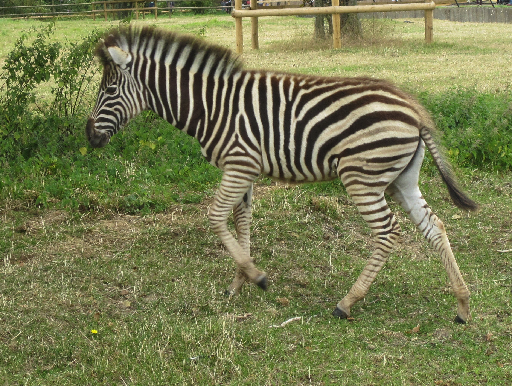
#> input picture Images/Chapter1/Input/Zebra.png, 512 x 386 px, found by its file name
$ python SobelOperator.py
#> lines starting #> are read from the running program, lines starting #| are printed output that depends on the picture
### ExamplesPython_3.6/Modules/ImageUtilities.py
'''
Feature Extraction and Image Processing
Mark S. Nixon & Alberto S. Aguado
http://www.southampton.ac.uk/~msn/book/
ImageUtilities: Helper module to support image read, create, show and write
                Uses PIL and numpy to work with arrays containing image data
'''

# Image load by using PIL
from PIL import Image

# Array to store image data
from numpy import array, zeros, amax, amin, clip

# Read an image returning an array with 3 color components
# [8 lines left out: function imageReadRGB, not called in this run]

# Read an image returning an array with 1 component
def imageReadL(fileName):
#> called with fileName = '../../Images/Chapter4/Input/Zebra.png'
    inputImage = Image.open(fileName)
#> inputImage is the input picture: PIL image 512x386 RGBA; mean R, G, B, A 119.5, 123.4, 80.6, 255
    width, height = inputImage.size
#> width = 512; height = 386

    inputArray = array(inputImage)
    outputArray = zeros((height, width), dtype='uint8')

    # Combine pixel values, for each row and column
    for y in range(0, height):
        for x in range(0, width):
            rgb = inputArray[y,x]
            outputArray[y,x] = (int(rgb[0]) + int(rgb[1]) + int(rgb[2])) / 3
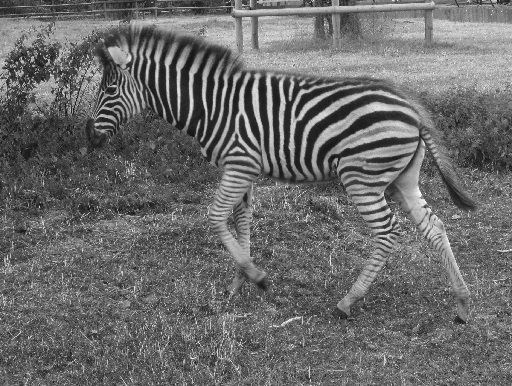
#> outputArray: shape (386, 512); min 10, max 255, mean 107.5

    return outputArray, width, height

# Save a image containing float as a gray level image
# [37 lines left out: functions imageSaveF, imageSaveL, imageSaveRGB, createImageRGB, not called in this run]

# Create a zero array with a color components
def createImageL(width, height):
    outputArray = zeros((height, width), dtype='uint8')

    return outputArray

# Create a zero array two float components
# [10 lines left out: functions createImageUV, createImage2I, not called in this run]

# Create a zero array with float components
def createImageF(width, height, numComponents = 1):
    if numComponents == 1:
        outputArray = zeros((height, width), dtype='float')
    else:
        outputArray = zeros((height, width, numComponents), dtype='float')

    return outputArray

# Create a multidimensional dimensional array
# [83 lines left out: functions createImageNF, createImageFromDataF, createScaleImageL, scaleImageL, createVectorFromDataF, createVectorF and 2 more, not called in this run]

# Show an array containing image data
def showImageL(image):
    # Create output and show
    outputImage = Image.fromarray(image, 'L')
    outputImage.show()

# Show an array containing image data
def showImageF(image, maxScale = 1):
    height = len(image)
    width = len(image[0])

    maximum = amax(image)
    minimum = amin(image)

    # Create a gray level image for display
    outputArray = createImageL(width, height)

    # Scale the float values into gray scale values
    for y in range(0, height):
        for x in range(0, width):
            if maximum != minimum:
                outputArray[y,x] = clip( 255.0 * (image[y,x]*maxScale - minimum) / (maximum - minimum), 0, 255.0)
            else:
                outputArray[y,x] = image[y,x]

    # Create output and show
    outputImage = Image.fromarray(outputArray, 'L')
    outputImage.show()

### ExamplesPython_3.6/Modules/ConvolutionUtilities.py
'''
Feature Extraction and Image Processing
Mark S. Nixon & Alberto S. Aguado
http://www.southampton.ac.uk/~msn/book/
ConvolutionUtilities: Helper module to apply convolutions. Functions to create kernels and perform convolutions
'''

# Images
from ImageUtilities import createImageF, createImageL
from ImagePropertiesUtilities import imageMaxMin

# Math and iteration
from math import exp, pow, factorial, sqrt, atan2
from timeit import itertools

# Generate a Gaussian kernel
# [11 lines left out: function createGaussianKernel, not called in this run]

# Create a Sobel kernel k
def createSobelKernel(kenrelSize):

    sobelX = createImageF(kenrelSize, kenrelSize)
    sobelY = createImageF(kenrelSize, kenrelSize)

    # Create kernel
    for x,y in itertools.product(range(0, kenrelSize), range(0, kenrelSize)):

        # Smooth
        smoothX = factorial(kenrelSize - 1) / (factorial(kenrelSize - 1 - x) * factorial(x))
        smoothY = factorial(kenrelSize - 1) / (factorial(kenrelSize - 1 - y) * factorial(y))

        # Pascal
        if ( kenrelSize - 2 - x >= 0):
            p1X = factorial(kenrelSize - 2) / (factorial(kenrelSize - 2 - x) * factorial(x))
        else:
            p1X = 0

        if ( kenrelSize - 2 - y >= 0):
            p1Y = factorial(kenrelSize - 2) / (factorial(kenrelSize - 2 - y) * factorial(y))
        else:
            p1Y = 0

        # Pascal shift to the right
        xp = x - 1
        if ( kenrelSize - 2 - xp >= 0 and xp >= 0):
            p2X = factorial(kenrelSize - 2) / (factorial(kenrelSize - 2 - xp) * factorial(xp))
        else:
            p2X = 0

        yp = y - 1
        if ( kenrelSize - 2 - yp >= 0 and yp >= 0):
            p2Y = factorial(kenrelSize - 2) / (factorial(kenrelSize - 2 - yp) * factorial(yp))
        else:
            p2Y = 0

        # Sobel
        sobelX[y,x] = smoothX * (p1Y - p2Y)
        sobelY[y,x] = smoothY * (p1X - p2X)

    return sobelX, sobelY

# Create a Laplacian kernel
# [147 lines left out: functions createLaplacianKernel, applyKernel, applyKernelF, applyKernelMA, not called in this run]

### ExamplesPython_3.6/Modules/ImageOperatorsUtilities.py
'''
Feature Extraction and Image Processing
Mark S. Nixon & Alberto S. Aguado
http://www.southampton.ac.uk/~msn/book/
ImageOperatorsUtilities: Helper module to process an image
'''

# Images
from ImageUtilities import createImageF, createImageL, createVectorI
from ConvolutionUtilities import createGaussianKernel, createSobelKernel, applyKernelF, applyKernelMA

# Array to store image data
from numpy import amax

# Math
from math import log, pi, sin, cos

# Iteration
from timeit import itertools

# Create a log of an array containing float data
# [31 lines left out: functions imageLogF, computeHistogram, not called in this run]

# Return byte thresholded image
def thresholdImage(inputImage, threshold, binary = True):

    height = len(inputImage)
    width = len(inputImage[0])

    # Create images to store the result
    outputImage = createImageL(width, height)

    # Set the pixels in the output image according to the accumulate histogram
    for x,y in itertools.product(range(0, width), range(0, height)):

        if inputImage[y,x] > threshold:
            if binary:
                outputImage[y,x] = 255
            else:
                outputImage[y,x] = inputImage[y,x]
        else:
            outputImage[y,x] = 0

    return outputImage


# Apply Canny operator to an image
# [127 lines left out: function applyCannyEdgeDetector, not called in this run]

### ExamplesPython_3.6/Modules/PlotUtilities.py
'''
Feature Extraction and Image Processing
Mark S. Nixon & Alberto S. Aguado
http://www.southampton.ac.uk/~msn/book/
PlotUtilities: Helper module to show plots of image data
          Uses numpy  and matplotlib to work with arrays and plots
'''

# Math functions
import math

# Array to store data
import numpy as np

# Array to store image data
from numpy import zeros

# Plot functions
import matplotlib.pyplot as plt
import matplotlib.ticker as ticker

# Two alternative ways to import Axes3D.
import importlib
importlib.import_module('mpl_toolkits.mplot3d').Axes3D
#from mpl_toolkits.mplot3d import Axes3D

# Plot a histogram of data
# [297 lines left out: functions plotHistogram, plotCurve, plot2Curves, plotCurves, plotCurveXY, plot3DColorHistogram and 4 more, not called in this run]

# Plot a surface of data
def plotQuiver(magnitude, direction, scaleVectors = 0, sampleSpace = 1):

    width = magnitude.shape[1]
    height = magnitude.shape[0]

    # Create an X-Y mesh of the same dimension as the 2D data
    xPos, yPos = np.meshgrid( np.arange(width), np.arange(height))

    u = zeros((height, width), dtype='float')
    v = zeros((height, width), dtype='float')
    for y in range(0, height):
        for x in range(0, width):
            # Image origin is top left and graph origin is bottom left, so invert and width units
            u[height - y - 1,x] = magnitude[y,x] * math.cos(direction[y,x]) /width
            v[height - y - 1,x] = magnitude[y,x] * math.sin(direction[y,x]) /width

    fig = plt.figure()
    axes = fig.gca()

    # For the upside down image
    initY = (height-1) % sampleSpace


    plt.quiver(xPos[initY::sampleSpace, ::sampleSpace], yPos[initY::sampleSpace, ::sampleSpace],   \
                u[initY::sampleSpace, ::sampleSpace], v[initY::sampleSpace, ::sampleSpace],        \
                pivot='mid', units='width', scale = scaleVectors)


    axes.set_xlim(0, width-1)
    axes.set_ylim(0, height-1)
    plt.show()

### ExamplesPython_3.6/Chapter4/SobelOperator.py
'''
Feature Extraction and Image Processing
Mark S. Nixon & Alberto S. Aguado
http://www.southampton.ac.uk/~msn/book/
Chapter 4
SobelOperator: Detect edges by the sobel operator
'''

# Set module functions
from ImageUtilities import imageReadL, showImageL, createImageF, showImageF, showImageL
from ConvolutionUtilities import createSobelKernel
from ImageOperatorsUtilities import thresholdImage
from PlotUtilities import plotQuiver

# Math and iteration
from math import sqrt, atan2
from timeit import itertools

'''
Parameters:
    pathToDir = Input image directory
    imageName = Input image name
    kernelSize = Size of the kernel
    threshold = Threshold value
    quiverSample = Distance between arrows in the quiver plot. Increase to have less arrows
    quiverScale = Scale of arrows in the quiver plot. Increase to make arrows smaller
'''
pathToDir = "../../Images/Chapter4/Input/"
imageName = "Zebra.png"
kernelSize = 5
threshold = 4000
quiverSample = 5
quiverScale = 500

# Read image into array
inputImage, width, height = imageReadL(pathToDir + imageName)
#> width = 512; height = 386

# Show input image
showImageL(inputImage)

# Create images to store the result
outputMagnitude = createImageF(width, height)
#> outputMagnitude: shape (386, 512) float64; every value is 0
outputDirection = createImageF(width, height)

# Create Kernel
sobelX, sobelY = createSobelKernel(kernelSize)

# The center of the kernel
kernelCentre = int((kernelSize - 1) / 2)

# Convolution with two kernels
for x,y in itertools.product(range(0, width), range(0, height)):
    mX, wX, mY, wY = 0.0, 0.0, 0.0, 0.0
    for wx,wy in itertools.product(range(0, kernelSize), range(0, kernelSize)):
        posY = y + wy - kernelCentre
        posX = x + wx - kernelCentre

        if posY > -1 and posY <  height and  posX > -1 and posX <  width:
            mX += float(inputImage[posY,posX]) * sobelX[wy, wx]
            wX += sobelX[wy, wx]

            mY += float(inputImage[posY,posX]) * sobelY[wy, wx]
            wY += sobelY[wy, wx]

    if wX > 0:
        mX = mX / wX

    if wY > 0:
        mY = mY / wY

    outputMagnitude[y,x] = sqrt(mX * mX + mY * mY)
    outputDirection[y,x] = atan2(mY, mX)
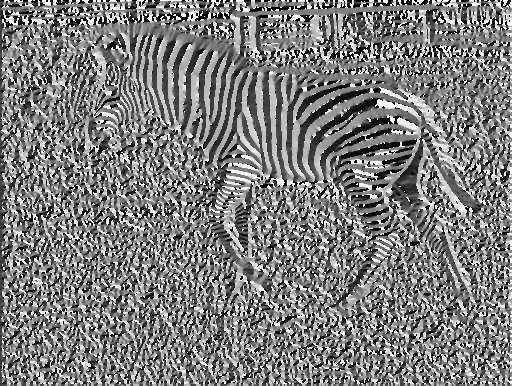
#> outputDirection: shape (386, 512) float64; min -3.14, max 3.14, mean -0.0347; drawn with min black and max white
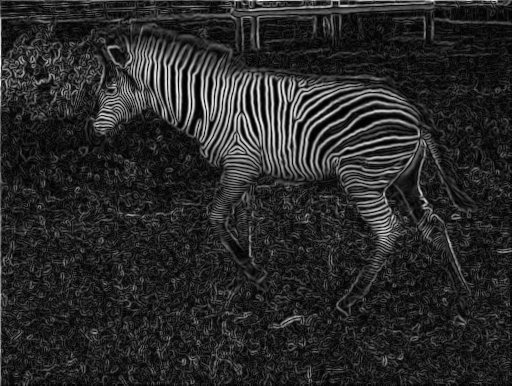
#> outputMagnitude: shape (386, 512) float64; min 1.41, max 9031.2, mean 1465; drawn with min black and max white

# Threshold image
outputthresholdMagnitude = thresholdImage(outputMagnitude, threshold, True)
#> in thresholdImage, `width = len(inputImage[0])`: width = 512
#> in thresholdImage, `outputImage = createImageL(width, height)`: outputImage: shape (386, 512); every value is 0
#> after the loop in thresholdImage, `for x,y in itertools.product(range(0, width), range(0, height)):`:
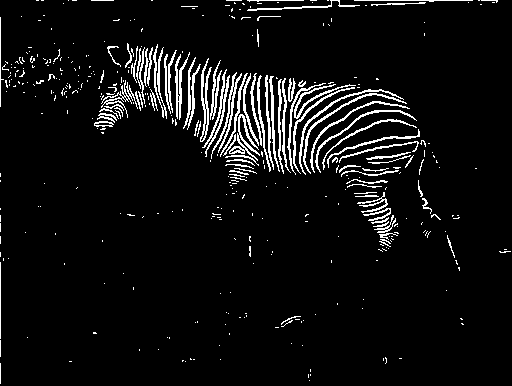
#> outputImage: shape (386, 512); 6.1% white in thin lines or dots

# Show output image
showImageF(outputMagnitude)
#> in showImageF, `height = len(image)`: height = 386
#> in showImageF, `width = len(image[0])`: width = 512
#> in showImageF, `maximum = amax(image)`: maximum = 9031.2
#> in showImageF, `minimum = amin(image)`: minimum = 1.41
showImageL(outputthresholdMagnitude)

# Plot scaled vectors
plotQuiver(outputMagnitude, outputDirection, quiverScale, quiverSample )
#> after the loop in plotQuiver, `for y in range(0, height):`:
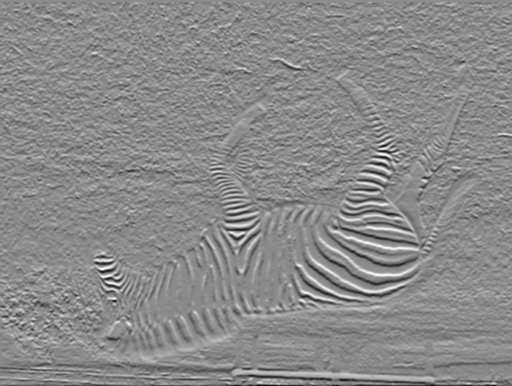
#> u: shape (386, 512) float64; min -17.13, max 14.34, mean -0.0354; drawn with min black and max white
#> after the loop in plotQuiver, `for y in range(0, height):`:
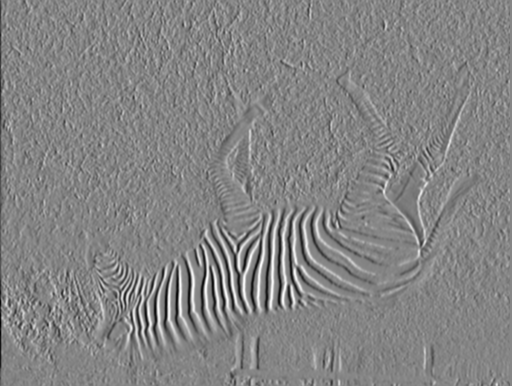
#> v: shape (386, 512) float64; min -17.64, max 16.25, mean -0.0323; drawn with min black and max white
#> in plotQuiver, `plt.show()`:
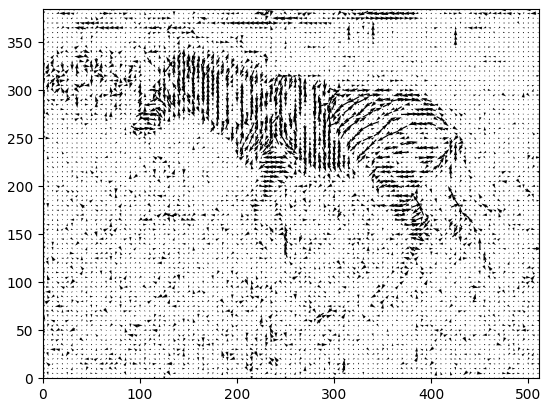
#> figure drawn by matplotlib, 1 panel
